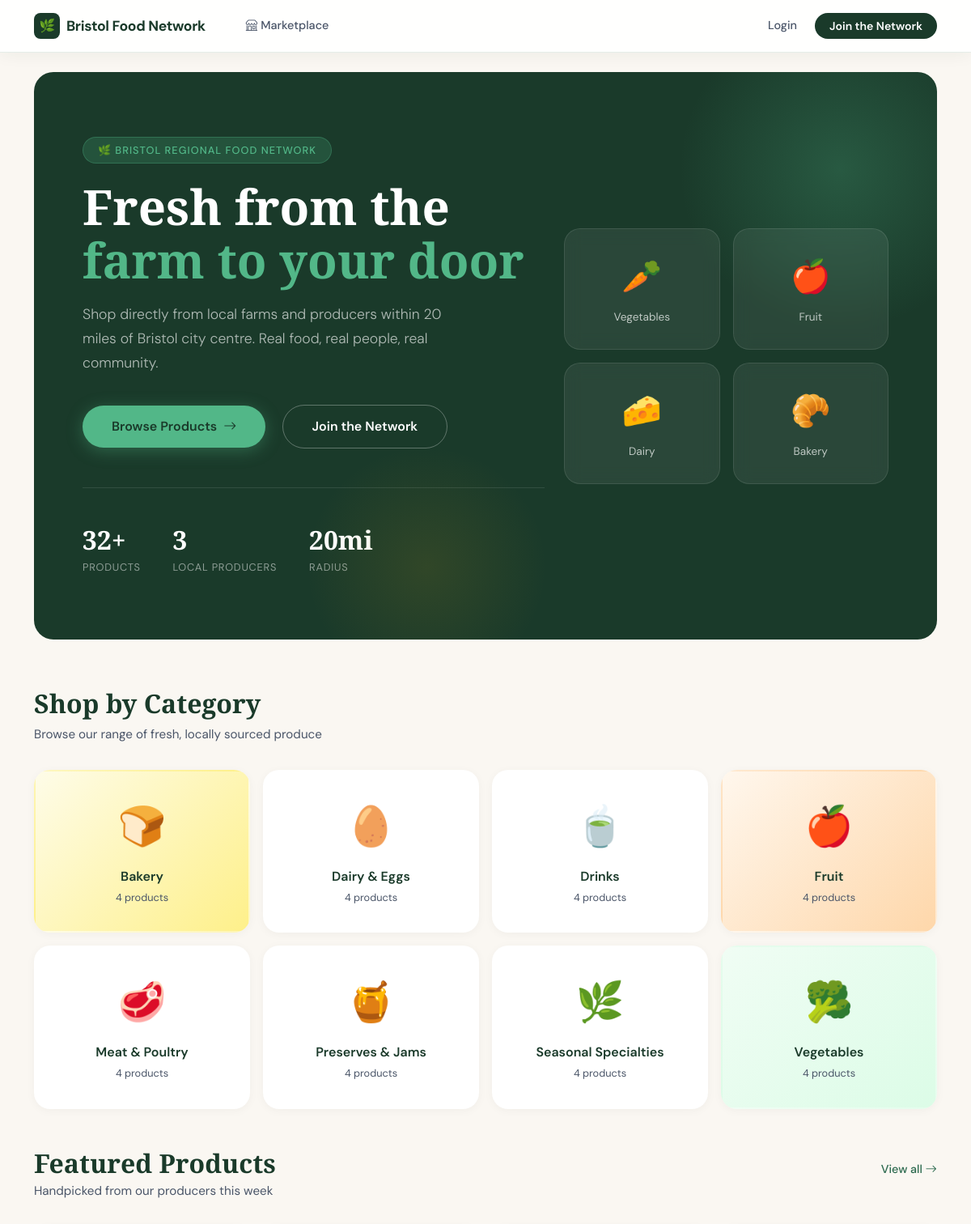
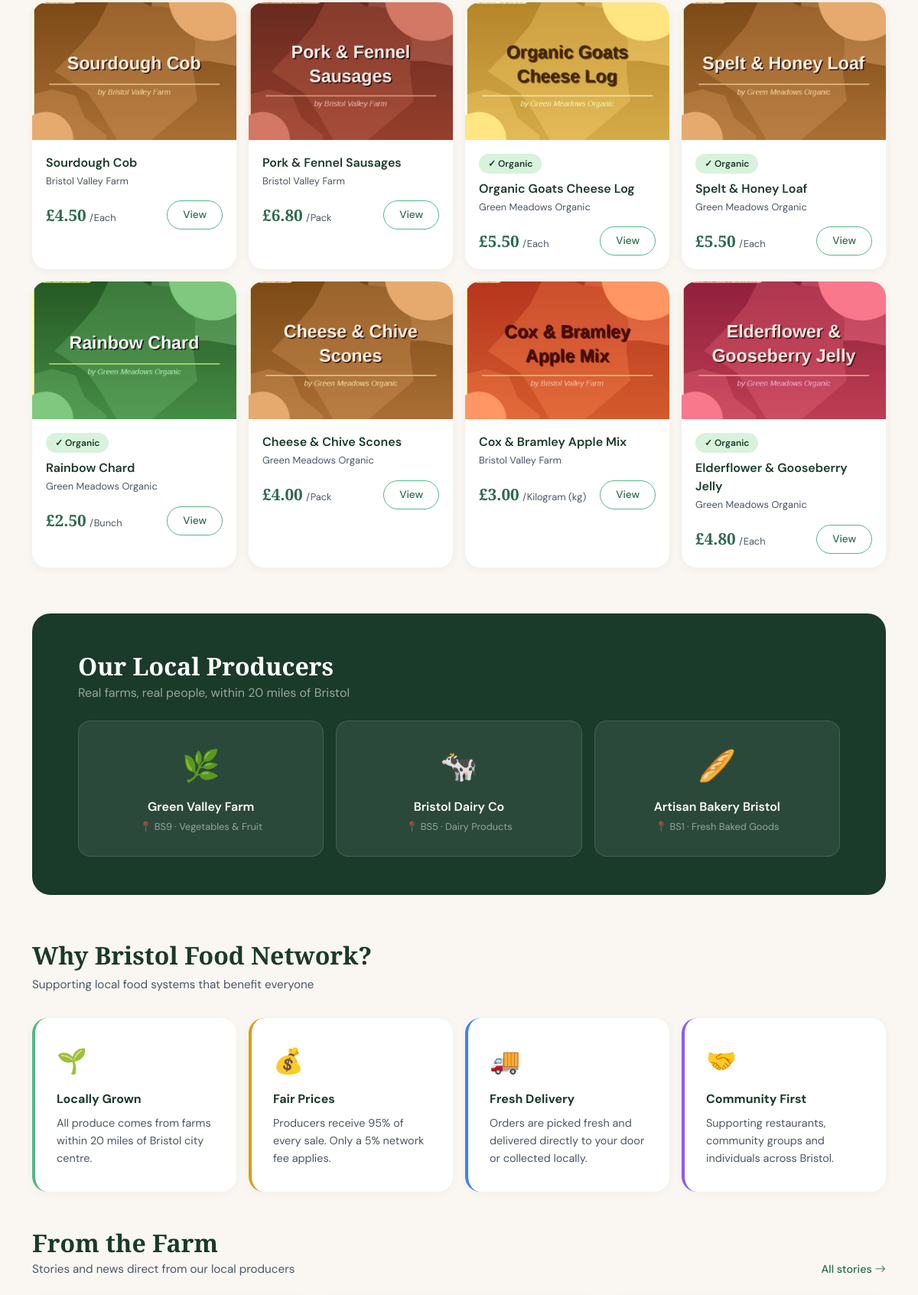
The page / (upper part) on the database its author committed (2 pictures, top to bottom).
### core/models.py (models this page shows, shortened)
class Category(models.Model):
    name = models.CharField(max_length=100, unique=True)
    slug = models.SlugField(unique=True)
    description = models.TextField(blank=True)
    icon = models.CharField(
        max_length=8,
        default='🛒',
        blank=False,
        help_text='Emoji or short symbol shown on cards. Always shows something.',
    )
    class Meta:
        verbose_name_plural = 'categories'
        ordering = ['name']
    @property
    def display_icon(self):
        return self.icon if (self.icon or '').strip() else '🛒'

class Product(models.Model):
    AVAILABILITY_CHOICES = [
        ('available', 'Available'),
        ('in_season', 'In Season'),
        ('out_of_season', 'Out of Season'),
        ('unavailable', 'Unavailable'),
    ]
    UNIT_CHOICES = [
        ('kg', 'Kilogram (kg)'),
        ('g', 'Gram (g)'),
        ('litre', 'Litre'),
        ('dozen', 'Dozen'),
        ('each', 'Each'),
        ('bunch', 'Bunch'),
        ('pack', 'Pack'),
    ]
    producer = models.ForeignKey(ProducerProfile, on_delete=models.CASCADE, related_name='products')
    category = models.ForeignKey(Category, on_delete=models.PROTECT, related_name='products')
    name = models.CharField(max_length=200)
    description = models.TextField()
    price = models.DecimalField(
        max_digits=8, decimal_places=2,
        validators=[MinValueValidator(Decimal('0.01'))]
    )
    unit = models.CharField(max_length=20, choices=UNIT_CHOICES, default='each')
    stock_quantity = models.PositiveIntegerField(default=0)
    low_stock_threshold = models.PositiveIntegerField(default=10)
    availability = models.CharField(max_length=20, choices=AVAILABILITY_CHOICES, default='available')
    is_organic = models.BooleanField(default=False)
    harvest_date = models.DateField(null=True, blank=True)
    best_before_date = models.DateField(null=True, blank=True)
    season_start_month = models.PositiveIntegerField(
        null=True, blank=True,
        validators=[MinValueValidator(1), MaxValueValidator(12)]
    )
    season_end_month = models.PositiveIntegerField(
        null=True, blank=True,
        validators=[MinValueValidator(1), MaxValueValidator(12)]
    )
    image = models.ImageField(upload_to='products/', null=True, blank=True)
    is_surplus = models.BooleanField(default=False)
    surplus_discount_percent = models.PositiveIntegerField(
        default=0,
        validators=[MaxValueValidator(100)]
    )
    surplus_expiry = models.DateTimeField(null=True, blank=True)
    created_at = models.DateTimeField(auto_now_add=True)
    updated_at = models.DateTimeField(auto_now=True)
    @property
    def discounted_price(self):
        if self.is_surplus and self.surplus_discount_percent > 0:
            discount = self.price * Decimal(self.surplus_discount_percent) / 100
            return round(self.price - discount, 2)
        return self.price
    class Meta:
        ordering = ['name']

class ProducerProfile(models.Model):
    user = models.OneToOneField(User, on_delete=models.CASCADE, related_name='producer_profile')
    business_name = models.CharField(max_length=200)
    contact_name = models.CharField(max_length=100)
    farm_address = models.TextField()
    farm_postcode = models.CharField(max_length=10)
    description = models.TextField(blank=True)
    lead_time_hours = models.PositiveIntegerField(
        default=48,
        help_text="Minimum hours needed to prepare orders"
    )

### core/views.py (the view)
# urls.py: path('', views.home, name='home'),
def home(request):
    categories = Category.objects.all()
    featured_products = Product.objects.filter(
        availability__in=['available', 'in_season']
    ).select_related('producer', 'category').order_by('?')[:8]
    total_products = Product.objects.filter(
        availability__in=['available', 'in_season']
    ).count()
    recent_stories = FarmStory.objects.filter(
        is_approved=True
    ).select_related('producer').order_by('-created_at')[:3]
    return render(request, 'home.html', {
        'categories': categories,
        'featured_products': featured_products,
        'total_products': total_products,
        'recent_stories': recent_stories,
    })

### core/context_processors.py (called while the page is built)
def cart_count(request):
    if request.user.is_authenticated and not request.user.is_producer():
        try:
            cart = Cart.objects.get(customer=request.user)
            return {'cart_count': cart.item_count}
        except Cart.DoesNotExist:
            pass
    return {'cart_count': 0}

### templates/home.html (shortened to what this page needs)
{% extends 'base.html' %}
{% block content %}
<div class="hero">
  <div class="row align-items-center">
    <div class="col-lg-7">
      <div class="hero-tag">🌿 Bristol Regional Food Network</div>
      <h1>Fresh from the<br><span>farm to your door</span></h1>
      <p>Shop directly from local farms and producers within 20 miles of Bristol city centre. Real food, real people, real community.</p>
      <a href="{% url 'marketplace' %}" class="hero-btn">
        Browse Products <i class="bi bi-arrow-right"></i>
      </a>
      {% if not user.is_authenticated %}
      <a href="{% url 'register' %}" class="hero-btn ms-3" style="background:transparent;color:#fff;border:1.5px solid rgba(255,255,255,0.3);box-shadow:none;">
        Join the Network
      </a>
      {% endif %}
      <div class="hero-stats">
        <div>
          <div class="hero-stat-num">{{ total_products|default:"12" }}+</div>
          <div class="hero-stat-label">Products</div>
        </div>
        <div>
          <div class="hero-stat-num">3</div>
          <div class="hero-stat-label">Local Producers</div>
        </div>
        <div>
          <div class="hero-stat-num">20mi</div>
          <div class="hero-stat-label">Radius</div>
        </div>
      </div>
    </div>
    <div class="col-lg-5 d-none d-lg-block">
      <div class="hero-emoji-grid">
        <div class="hero-emoji-card">
          <span class="emoji">🥕</span>
          <span class="label">Vegetables</span>
        </div>
        <div class="hero-emoji-card">
          <span class="emoji">🍎</span>
          <span class="label">Fruit</span>
        </div>
        <div class="hero-emoji-card">
          <span class="emoji">🧀</span>
          <span class="label">Dairy</span>
        </div>
        <div class="hero-emoji-card">
          <span class="emoji">🥐</span>
          <span class="label">Bakery</span>
        </div>
      </div>
    </div>
  </div>
</div>
<div class="mb-5">
  <h2 class="section-title">Shop by Category</h2>
  <p class="section-sub">Browse our range of fresh, locally sourced produce</p>
  <div class="row g-3">
    {% for category in categories %}
    <div class="col-6 col-md-3">
      <a href="{% url 'marketplace' %}?category={{ category.slug }}" class="category-card
        {% if category.slug == 'vegetables' %}cat-veg
        {% elif category.slug == 'fruit' %}cat-fruit
        {% elif category.slug == 'dairy' %}cat-dairy
        {% elif category.slug == 'bakery' %}cat-bake{% endif %}">
        <span class="cat-emoji">{{ category.display_icon|default:"🛒" }}</span>
        <div class="cat-name">{{ category.name }}</div>
        <div class="cat-count">{{ category.products.count }} products</div>
      </a>
    </div>
    {% endfor %}
  </div>
</div>
<div class="mb-5">
  <div class="d-flex justify-content-between align-items-end mb-1">
    <h2 class="section-title mb-0">Featured Products</h2>
    <a href="{% url 'marketplace' %}" class="text-decoration-none" style="color:var(--green-mid);font-weight:500;font-size:0.9rem;">
      View all <i class="bi bi-arrow-right"></i>
    </a>
  </div>
  <p class="section-sub">Handpicked from our producers this week</p>
  <div class="row g-3">
    {% for product in featured_products %}
    <div class="col-6 col-md-3">
      <div class="product-card">
        <div class="product-img-wrap
          {% if product.category.slug == 'vegetables' %}veg
          {% elif product.category.slug == 'fruit' %}fruit
          {% elif product.category.slug == 'dairy' %}dairy
          {% elif product.category.slug == 'bakery' %}bake{% endif %}">
          {% if product.image %}
            <img src="{{ product.image.url }}" alt="{{ product.name }}">
          {% else %}
            {{ product.category.display_icon|default:"🛒" }}
          {% endif %}
        </div>
        <div class="product-card-body">
          {% if product.is_organic %}
            <span class="badge-organic mb-2 d-inline-block">✓ Organic</span>
          {% endif %}
          <div class="product-name">{{ product.name }}</div>
          <div class="product-producer">{{ product.producer.business_name }}</div>
          <div class="d-flex justify-content-between align-items-center mt-3">
            <div>
              <span class="product-price">£{{ product.discounted_price }}</span>
              <span class="product-unit"> /{{ product.get_unit_display }}</span>
            </div>
            <a href="{% url 'product_detail' product.pk %}" class="btn-view">View</a>
          </div>
        </div>
      </div>
    </div>
    {% endfor %}
  </div>
</div>
<div class="producer-strip">
  <div class="row align-items-center mb-4">
    <div class="col">
      <h2 class="section-title mb-1" style="color:#fff;">Our Local Producers</h2>
      <p style="color:rgba(255,255,255,0.55);margin:0;">Real farms, real people, within 20 miles of Bristol</p>
    </div>
  </div>
  <div class="row g-3">
    <div class="col-md-4">
      <div class="producer-card">
        <div class="p-emoji">🌿</div>
        <div class="p-name">Green Valley Farm</div>
        <div class="p-loc">📍 BS9 · Vegetables & Fruit</div>
      </div>
    </div>
    <div class="col-md-4">
      <div class="producer-card">
        <div class="p-emoji">🐄</div>
        <div class="p-name">Bristol Dairy Co</div>
        <div class="p-loc">📍 BS5 · Dairy Products</div>
      </div>
    </div>
    <div class="col-md-4">
      <div class="producer-card">
        <div class="p-emoji">🥖</div>
        <div class="p-name">Artisan Bakery Bristol</div>
        <div class="p-loc">📍 BS1 · Fresh Baked Goods</div>
      </div>
    </div>
  </div>
</div>
<div class="mb-5">
  <h2 class="section-title">Why Bristol Food Network?</h2>
  <p class="section-sub">Supporting local food systems that benefit everyone</p>
  <div class="row g-3">
    <div class="col-md-3">
      <div class="why-card">
        <div class="why-icon">🌱</div>
        <div class="why-title">Locally Grown</div>
        <div class="why-text">All produce comes from farms within 20 miles of Bristol city centre.</div>
      </div>
    </div>
    <div class="col-md-3">
      <div class="why-card" style="border-left-color:#d4a017;">
        <div class="why-icon">💰</div>
        <div class="why-title">Fair Prices</div>
        <div class="why-text">Producers receive 95% of every sale. Only a 5% network fee applies.</div>
      </div>
    </div>
    <div class="col-md-3">
      <div class="why-card" style="border-left-color:#3b82f6;">
        <div class="why-icon">🚚</div>
        <div class="why-title">Fresh Delivery</div>
        <div class="why-text">Orders are picked fresh and delivered directly to your door or collected locally.</div>
      </div>
    </div>
    <div class="col-md-3">
      <div class="why-card" style="border-left-color:#8b5cf6;">
        <div class="why-icon">🤝</div>
        <div class="why-title">Community First</div>
        <div class="why-text">Supporting restaurants, community groups and individuals across Bristol.</div>
      </div>
    </div>
  </div>
</div>
{% if recent_stories %}
<div class="mb-5">
  <div class="d-flex justify-content-between align-items-end mb-1">
    <div>
      <h2 class="section-title mb-1">From the Farm</h2>
      <p class="section-sub mb-0">Stories and news direct from our local producers</p>
    </div>
    <a href="{% url 'stories_list' %}" class="text-decoration-none" style="color:var(--green-mid);font-weight:500;font-size:0.9rem;white-space:nowrap;">
      All stories <i class="bi bi-arrow-right"></i>
    </a>
  </div>
  <div class="row g-3 mt-2">
  </div>
</div>
{% endif %}
{% endblock %}

### templates/base.html (style rules this page uses)
:root { --green-deep: #1a3a2a; --green-mid: #2d6a4f; --green-light: #52b788; --green-pale: #d8f3dc; --cream: #faf7f2; }
body { background: var(--cream); font-family: 'DM Sans', sans-serif; display: flex; flex-direction: column; min-height: 100vh; }
.badge-organic { background-color: var(--green-mid); color: white; border-radius: 100px; padding: 3px 10px; font-size: 0.75rem; }

### rows shown on the page
Category: display_icon "🍞", name "Bakery", products.count "4"
Category: display_icon "🥚", name "Dairy & Eggs", products.count "4"
Category: display_icon "🍵", name "Drinks", products.count "4"
Category: display_icon "🍎", name "Fruit", products.count "4"
Category: display_icon "🥩", name "Meat & Poultry", products.count "4"
Category: display_icon "🍯", name "Preserves & Jams", products.count "4"
Category: display_icon "🌿", name "Seasonal Specialties", products.count "4"
Category: display_icon "🥦", name "Vegetables", products.count "4"
Product: image (picture), name "Sourdough Cob", producer.business_name "Bristol Valley Farm", discounted_price "4.50", unit "Each"
Product: image (picture), name "Pork & Fennel Sausages", producer.business_name "Bristol Valley Farm", discounted_price "6.80", unit "Pack"
Product: image (picture), is_organic "✓ Organic", name "Organic Goats Cheese Log", producer.business_name "Green Meadows Organic", discounted_price "5.50", unit "Each"
Product: image (picture), is_organic "✓ Organic", name "Spelt & Honey Loaf", producer.business_name "Green Meadows Organic", discounted_price "5.50", unit "Each"
Product: image (picture), is_organic "✓ Organic", name "Rainbow Chard", producer.business_name "Green Meadows Organic", discounted_price "2.50", unit "Bunch"
Product: image (picture), name "Cheese & Chive Scones", producer.business_name "Green Meadows Organic", discounted_price "4.00", unit "Pack"
Product: image (picture), name "Cox & Bramley Apple Mix", producer.business_name "Bristol Valley Farm", discounted_price "3.00", unit "Kilogram (kg)"
Product: image (picture), is_organic "✓ Organic", name "Elderflower & Gooseberry Jelly", producer.business_name "Green Meadows Organic", discounted_price "4.80", unit "Each"

### other values the page prints
{{ total_products|default:"12" }} "32"
